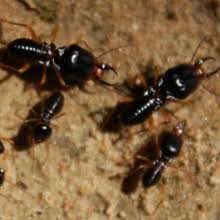
#> input picture Code/pestimg.jpg, 220 x 220 px
$ python pestDetect.py
#> lines starting #> are read from the running program, lines starting #| are printed output that depends on the picture; after the words box and inside, x2 and y2 are one past the last pixel; in counts of white or black regions, pixels touching at a corner belong together
# author : Ayush Ujjwal
# Sem: 5th
# Topic : Pest Detection


import numpy as np
import cv2
from matplotlib import pyplot as plt
import pylab
from scipy import ndimage


def conversion():
    #os.system()
    image = cv2.imread('pestimg.jpg')
#> image is the input picture: shape (220, 220, 3); mean B, G, R 60.4, 94.7, 124.9

    # gray_image = cv2.cvtColor(image, cv2.COLOR_BGR2GRAY)
    hsv = cv2.cvtColor(image,cv2.COLOR_BGR2HSV)
#> hsv: shape (220, 220, 3); mean H, S, V 18.2, 142.9, 125
    # cv2.imwrite('gray_image.png',gray_image)
    cv2.imwrite('hsv_image.png',hsv)
    cv2.imshow('color_image',image)
    # cv2.imshow('gray_image',gray_image)
    cv2.imshow('hsvImage',hsv)
    cv2.waitKey(0)                 # Waits forever for user to press any key
    cv2.destroyAllWindows()

def gaussianTest():
    image = cv2.imread('hsv_image.png')
    gaussian_kernel_x = cv2.getGaussianKernel(5,1)
    gaussian_kernel_y = cv2.getGaussianKernel(5,1)
    #converting to two dimensional kernel using matrix multiplication
    gaussian_kernel = gaussian_kernel_x * gaussian_kernel_y.T
    #you can also use cv2.GaussianBLurring(image,(shape of kernel),standard deviation) instead of cv2.filter2D
    filtered_image = cv2.filter2D(image,-1,gaussian_kernel)
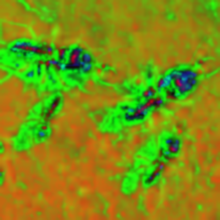
#> filtered_image: shape (220, 220, 3); mean B, G, R 18.2, 142.9, 125
    edges = cv2.Canny(image,100,200)
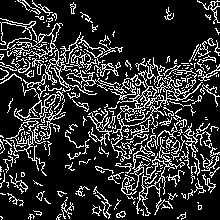
#> edges: shape (220, 220); 18.5% white in thin lines or dots
    cv2.imwrite('edges.png',edges)
    cv2.imshow('edges',edges)
    cv2.waitKey(0)                 # Waits forever for user to press any key
    cv2.destroyAllWindows()

def gaussian():
    image = cv2.imread('gray_image.png')
    cv2.getGaussianKernel(9,9)
    blur= cv2.GaussianBlur(image,(5,5),0)
    cv2.imwrite('blur.png',blur)
    cv2.imshow('blur',blur)
    cv2.waitKey(0)
    cv2.destroyAllWindows()


def averagefilter():
    image=cv2.imread('blur.png')
    kernel=np.ones((5,5),np.float32)/25
    dst= cv2.filter2D(image,-1,kernel)
    plt.subplot(121),plt.imshow(image),plt.title('blur')
    plt.xticks([]), plt.yticks([])
    plt.subplot(122),plt.imshow(dst),plt.title('averaged')
    plt.xticks([]), plt.yticks([])
    plt.show()
    cv2.imwrite('averaged.png',dst)


def segmentation():
    image = cv2.imread('pestimg.jpg')
    gray = cv2.cvtColor(image,cv2.COLOR_BGR2GRAY)
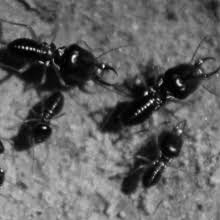
#> gray: shape (220, 220); min 0, max 252, mean 99.9
    ret, thresh = cv2.threshold(gray,0,255,cv2.THRESH_BINARY_INV+cv2.THRESH_OTSU)
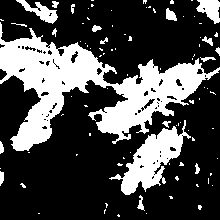
#> thresh: shape (220, 220); 28.8% white; 92 white regions (73 under 20 px), largest, box (x1, y1, x2, y2) and area: (0, 22, 220, 151) 10037, (109, 120, 191, 195) 2222, (16, 0, 58, 24) 372
#> ret = 80
    cv2.imwrite('thresh_image.jpg',thresh)
    cv2.imshow('thresh_image',thresh)
    cv2.waitKey(0)
    cv2.destroyAllWindows()

     # noise removal
    kernel = np.ones((3,3),np.uint8)
    opening = cv2.morphologyEx(thresh,cv2.MORPH_OPEN,kernel, iterations = 6)
#> opening: shape (220, 220); 15.9% white; 7 white regions, largest, box (x1, y1, x2, y2) and area: (0, 42, 97, 103) 2875, (102, 68, 159, 133) 1665, (13, 110, 45, 150) 860
    cv2.imshow('opening',thresh)
    cv2.waitKey(0)                 # Waits forever for user to press any key
    cv2.destroyAllWindows()


    # sure background area
    sure_bg = cv2.dilate(opening,kernel,iterations=5)
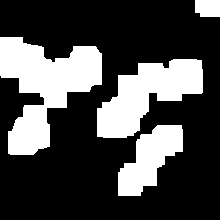
#> sure_bg: shape (220, 220); 28.5% white; 4 white regions, box (x1, y1, x2, y2) and area: (0, 37, 102, 155) 6287, (97, 59, 203, 138) 4510, (118, 125, 183, 196) 2571, (195, 0, 220, 17) 405
    cv2.imshow('sure_bg',sure_bg)
    cv2.waitKey(0)                 # Waits forever for user to press any key
    cv2.destroyAllWindows()
    print("No. of pests in the image: ")
    labelarray, particle_count = ndimage.measurements.label(sure_bg)
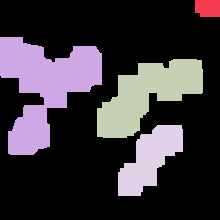
#> labelarray: shape (220, 220) int32; 5 distinct labels, from 0 to 4; one colour per label, 0 black
#> particle_count = 4
    # labelarray, particle_count = ndimage.measurements.label(opening)

    print(particle_count)
#| 4
    #pylab.figure(1)
    #pylab.imshow(im_thresholded)
    #pylab.show()

def createHistogram():
    img = cv2.imread('pestimg.jpg')
    histr = cv2.calcHist([img],[0],None,[256],[0,256])
#> histr = 256 values, max 2572 at index 0, min 0 at index 174, mean 189.1

    # show the plotting graph of an image
    plt.plot(histr)
    plt.show()
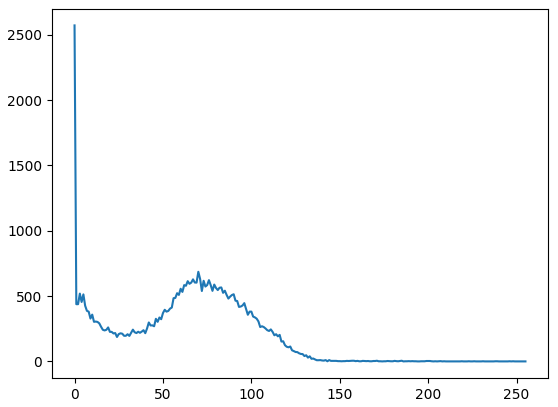
#> figure drawn by matplotlib, 1 panel; curve peaks at x = 0, y = 2572

conversion()
gaussianTest()
# gaussian()
# averagefilter()
segmentation()
createHistogram()
